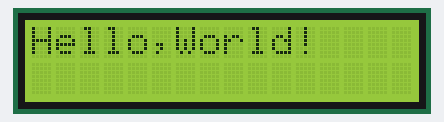
Recording of a sketch running on a simulated Arduino Uno, built with avr-gcc and run on an emulated ATmega328P. On the bench: 16×2 character LCD.

Above: at 0.1 s.
At 4.2 s:
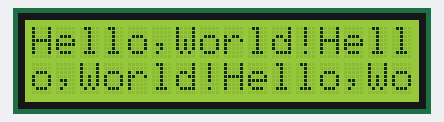
At 7.2 s:
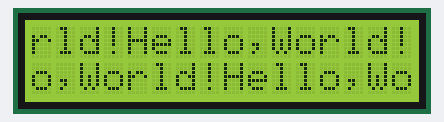
At 11.2 s:
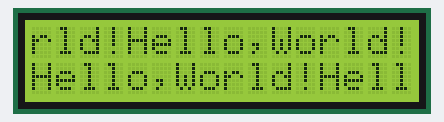
At 21.4 s:
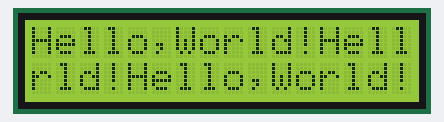
At 37.5 s:
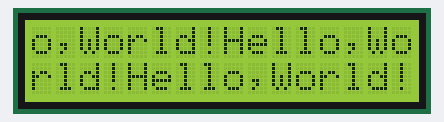

Measured:
- what the display in image 1 shows lasts 2.0 s, from 4.1 s to 6.1 s
- what the display in image 2 shows lasts 3.0 s, from 7.2 s to 10.2 s

The sketch:

i2c_LCD_Demo.ino
```cpp
#include<Wire.h>
#include<LCD.h>
#include<LiquidCrystal_I2C.h>

#define I2C_ADDR 0x27

#define RS_PIN 4
#define RW_PIN 5
#define EN_PIN 6
#define DB4_PIN 9
#define DB5_PIN 10
#define DB6_PIN 11
#define DB7_PIN 12

#define BACKLIGHT 3

//LiquidCrystal_I2C lcd(0x27,2,1,0,4,5,6,7,3,POSITIVE);

LiquidCrystal_I2C lcd(I2C_ADDR,EN_PIN,RW_PIN,RS_PIN,DB4_PIN,DB5_PIN,DB6_PIN,DB7_PIN,BACKLIGHT,POSITIVE);

void setup()
{
    lcd.begin(16,2);
    lcd.backlight();
    //lcd.setBacklightPin(BACKLIGHT,POSITIVE);
    lcd.setBacklight(HIGH);
    lcd.setCursor(0,0);

}

void loop()
{
   lcd.print("Hello,World!");
   delay(1000);
}
```
